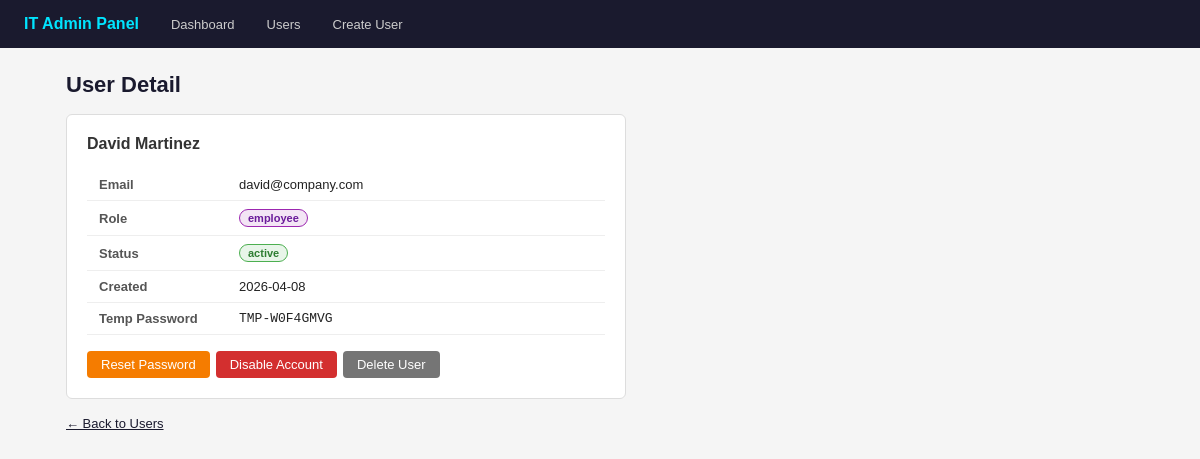
Page /user/7 on the committed database.
### tables this page shows
CREATE TABLE users (
            id          INTEGER PRIMARY KEY AUTOINCREMENT,
            name        TEXT NOT NULL,
            email       TEXT UNIQUE NOT NULL,
            role        TEXT NOT NULL DEFAULT 'employee',
            status      TEXT NOT NULL DEFAULT 'active',
            password    TEXT NOT NULL,
            created_at  TEXT NOT NULL
        );

### app.py (the view)
@app.route("/user/<int:user_id>")
def user_detail(user_id):
    db = get_db()
    user = db.execute("SELECT * FROM users WHERE id=?", (user_id,)).fetchone()
    db.close()
    if not user:
        flash("User not found.", "error")
        return redirect(url_for("users"))
    return render_template("user_detail.html", user=user)

### app.py (called while the page is built)
def get_db():
    conn = sqlite3.connect(DB_PATH)
    conn.row_factory = sqlite3.Row
    return conn

### templates/user_detail.html (shortened to what this page needs)
{% extends "base.html" %}
{% block content %}
<h1>User Detail</h1>
<div class="card" style="max-width:560px;">
    <h2>{{ user.name }}</h2>
    <table class="detail-table" style="margin: 16px 0;">
        <tr><td>Email</td><td>{{ user.email }}</td></tr>
        <tr><td>Role</td><td><span class="badge badge-{{ user.role }}">{{ user.role }}</span></td></tr>
        <tr><td>Status</td><td><span class="badge badge-{{ user.status }}">{{ user.status }}</span></td></tr>
        <tr><td>Created</td><td>{{ user.created_at[:10] }}</td></tr>
        <tr><td>Temp Password</td><td style="font-family:monospace;">{{ user.password }}</td></tr>
    </table>
    <div class="actions">
        <a href="/reset-password/{{ user.id }}" class="btn btn-warning">Reset Password</a>
        <form method="POST" action="/toggle-status/{{ user.id }}" style="display:inline;">
            {% if user.status == 'active' %}
            <button type="submit" class="btn btn-danger">Disable Account</button>
            {% else %}
            <button type="submit" class="btn btn-success">Enable Account</button>
            {% endif %}
        </form>
        <form method="POST" action="/delete-user/{{ user.id }}" style="display:inline;"
              onsubmit="return confirm('Delete {{ user.name }}? This cannot be undone.');">
            <button type="submit" class="btn btn-secondary">Delete User</button>
        </form>
    </div>
</div>
<a href="/users" style="color:#1a1a2e; font-size:13px;">← Back to Users</a>
{% endblock %}

### templates/base.html (style rules this page uses)
* { box-sizing: border-box; margin: 0; padding: 0; }
body { font-family: Arial, sans-serif; font-size: 14px; background: #f5f5f5; color: #222; }
h1 { font-size: 22px; margin-bottom: 16px; color: #1a1a2e; }
h2 { font-size: 16px; margin-bottom: 12px; color: #333; }
.card { background: white; border: 1px solid #ddd; border-radius: 6px; padding: 20px; margin-bottom: 16px; }
.btn { display: inline-block; padding: 6px 14px; border: none; border-radius: 4px; font-size: 13px; cursor: pointer; text-decoration: none; font-family: Arial, sans-serif; }
.btn-danger { background: #d32f2f; color: white; }
.btn-warning { background: #f57c00; color: white; }
.btn-secondary { background: #757575; color: white; }
table { width: 100%; border-collapse: collapse; font-size: 13px; }
td { padding: 8px 12px; border-bottom: 1px solid #eee; vertical-align: middle; }
.badge { display: inline-block; padding: 2px 8px; border-radius: 12px; font-size: 11px; font-weight: bold; }
.badge-active { background: #e8f5e9; color: #2e7d32; border: 1px solid #4caf50; }
.badge-employee { background: #f3e5f5; color: #6a1b9a; border: 1px solid #9c27b0; }
.detail-table td:first-child { font-weight: bold; color: #555; width: 140px; }
.actions { display: flex; gap: 6px; flex-wrap: wrap; }

### rows in the picture
users: name "David Martinez", email "david@company.com", role "employee", status "active", created_at "2026-04-08", password "TMP-W0F4GMVG"
